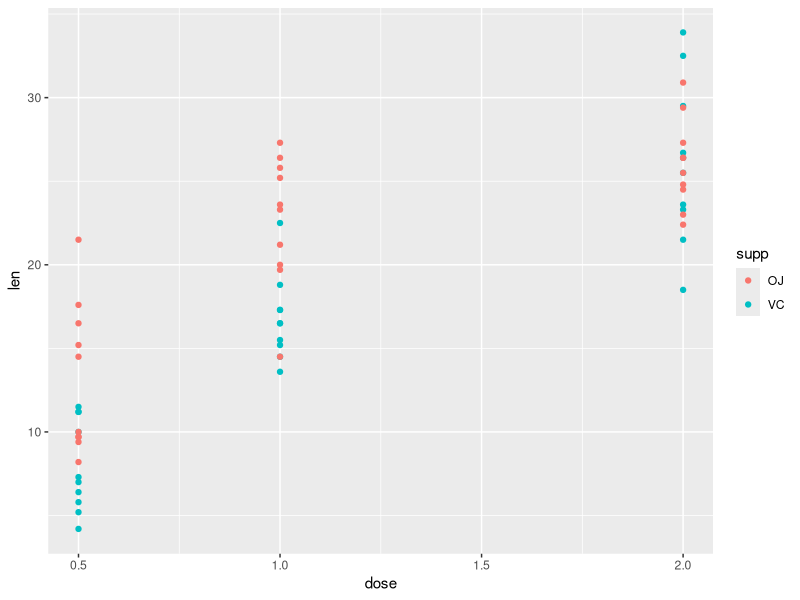

Reproduce this figure in R.
## ---- chunk 1
set.seed(123) # this ensures that any psuedo-random computations are always the same
## ---- chunk 2

# UNCOMMENT THE CODE
R.version

sessionInfo()
## ---- chunk 3

# YOUR CODE HERE
library(tidyverse)
sessionInfo()

## ---- chunk 4

# YOUR CODE HERE
iris_tibble <- as_tibble(ToothGrowth)
print(iris_tibble)

## ---- chunk 5

# YOUR CODE HERE
iris_tibble_oj <- filter(iris_tibble, supp=="OJ")
count(iris_tibble_oj)

## ---- chunk 6

# YOUR CODE HERE
iris_tibble_vc <- filter(iris_tibble, supp=="VC", dose >= 1.0)

print(iris_tibble_vc)


## ---- chunk 7

# YOUR CODE HERE
iris_tibble %>% 
  group_by(supp) %>% 
  summarise(mean_len = mean(len))

## ---- chunk 8

# YOUR CODE HERE
ggplot(data = ToothGrowth) + 
  geom_point(mapping = aes(x = dose, y = len, color = supp))

